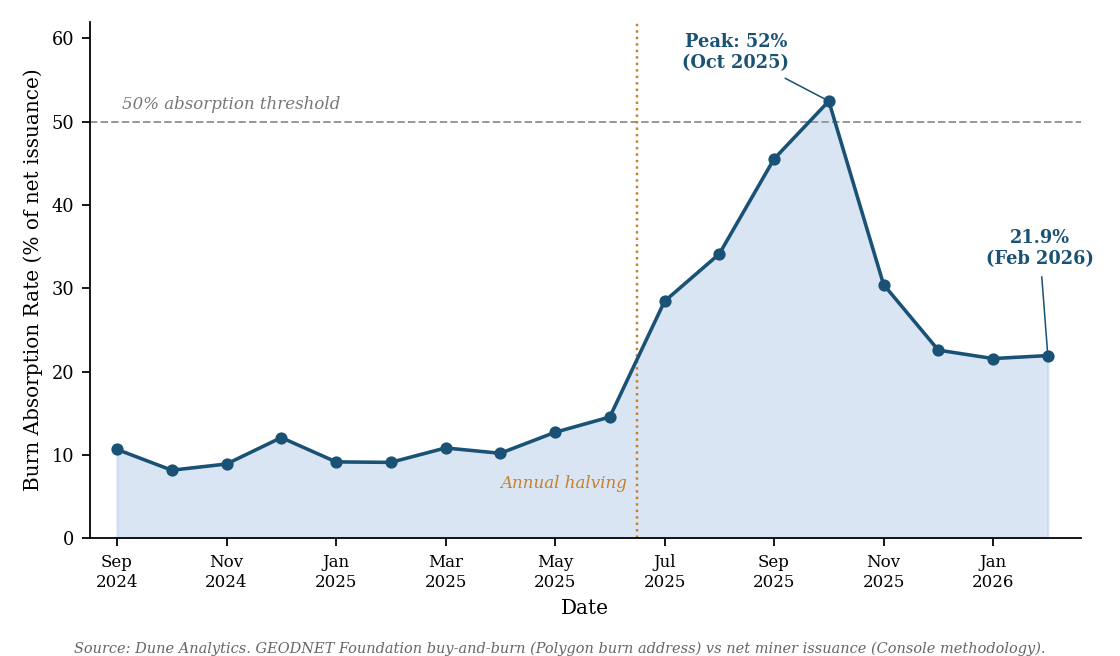

Recreate this plot in Python.
"""B3 Figure 3 v12: GEODNET burn absorption on the CONSTRUCT-CORRECT burn flow.

v11 plotted the Solana SPL burn series (Dune q6917159), which a 2026-06 Blockworks
reconciliation showed predominantly measures Wormhole NTT bridge outflow, not the
Foundation buy-and-burn. This v12 plots the Foundation buy-and-burn measured on the
Polygon burn address 0x...dEaD (Dune 7541498 v2 logic; reproduced from Etherscan v2
to 0.2%), divided by net miner issuance (Console methodology, Dune 7542071).

Real shape: gentle ~9-13% through mid-2025, a ramp from Jul 2025 (28.5%) to a
52.5% peak (Oct 2025), then easing to 21.9% (Feb 2026, the corrected S2R 0.219).
No "collapse" months (those were Solana-bridge artifacts).
"""
import matplotlib
matplotlib.use("Agg")
import matplotlib.pyplot as plt

MONTHS = [
    "Sep\n2024", "Oct\n2024", "Nov\n2024", "Dec\n2024",
    "Jan\n2025", "Feb\n2025", "Mar\n2025", "Apr\n2025", "May\n2025",
    "Jun\n2025", "Jul\n2025", "Aug\n2025", "Sep\n2025", "Oct\n2025",
    "Nov\n2025", "Dec\n2025", "Jan\n2026", "Feb\n2026",
]
# Foundation buy-and-burn to the Polygon dead address (GEOD), monthly.
BURNS = [
    580000, 500000, 570000, 850000,
    710000, 650000, 890000, 1060000, 1250000,
    1440000, 1590000, 2170000, 2210000, 2763000,
    1895000, 1415000, 1395000, 1305000,
]
# Net miner issuance (of-record, Console net-flow methodology), unchanged from v11.
NET_ISSUANCE = [
    5431990, 6108600, 6383043, 7023933,
    7732760, 7123939, 8197685, 10375036, 9816738,
    9885323, 5588138, 6357258, 4854364, 5266613,
    6220896, 6264383, 6465076, 5948674,
]
rate = [100.0 * b / n for b, n in zip(BURNS, NET_ISSUANCE)]

plt.rcParams.update({
    "font.family": "serif", "font.size": 9,
    "axes.spines.top": False, "axes.spines.right": False,
})
fig, ax = plt.subplots(figsize=(7.0, 4.1))
x = range(len(MONTHS))
ax.fill_between(x, rate, color="#aec6e8", alpha=0.45, zorder=1)
ax.plot(x, rate, color="#1a5276", marker="o", markersize=4.5, linewidth=1.6, zorder=3)

# 50% absorption threshold (now actually reached at the Oct 2025 peak)
ax.axhline(50, color="#999999", linestyle="--", linewidth=0.9, zorder=2)
ax.text(0.1, 51.5, "50% absorption threshold", color="#777777", fontsize=7.5, style="italic")

# Annual halving marker (June 30, 2025): between Jun 2025 (idx 9) and Jul 2025 (idx 10)
ax.axvline(9.5, color="#c87f2a", linestyle=":", linewidth=1.1, zorder=2)
ax.text(9.32, 6.0, "Annual halving", color="#c87f2a", fontsize=7.5, style="italic", ha="right")

peak_idx = rate.index(max(rate))  # Oct 2025
ax.annotate(
    f"Peak: {rate[peak_idx]:.0f}%\n(Oct 2025)",
    xy=(peak_idx, rate[peak_idx]), xytext=(peak_idx - 1.7, rate[peak_idx] + 4),
    fontsize=8, color="#1a5276", fontweight="bold", ha="center",
    arrowprops=dict(arrowstyle="-", color="#1a5276", linewidth=0.7),
)
ax.annotate(
    f"{rate[-1]:.1f}%\n(Feb 2026)",
    xy=(len(MONTHS) - 1, rate[-1]), xytext=(len(MONTHS) - 1.15, rate[-1] + 11),
    fontsize=8, color="#1a5276", fontweight="bold", ha="center",
    arrowprops=dict(arrowstyle="-", color="#1a5276", linewidth=0.7),
)

ax.set_ylim(0, 62)
ax.set_xlim(-0.5, len(MONTHS) - 0.4)
ax.set_xticks([0, 2, 4, 6, 8, 10, 12, 14, 16])
ax.set_xticklabels([MONTHS[i] for i in [0, 2, 4, 6, 8, 10, 12, 14, 16]], fontsize=7.5)
ax.set_ylabel("Burn Absorption Rate (% of net issuance)", fontsize=9)
ax.set_xlabel("Date", fontsize=9)
ax.tick_params(axis="y", labelsize=8)

fig.text(
    0.5, 0.005,
    "Source: Dune Analytics. GEODNET Foundation buy-and-burn (Polygon burn address) vs net miner issuance (Console methodology).",
    ha="center", fontsize=6.5, style="italic", color="#666666",
)
fig.tight_layout(rect=(0, 0.03, 1, 1))
fig.savefig("B3_figure3_geodnet_burn_absorption.png", dpi=160)
print("rendered. series:")
for m, r in zip(MONTHS, rate):
    print(" ", m.replace("\n", " "), f"{r:.1f}%")
print("peak:", MONTHS[peak_idx].replace(chr(10), " "), f"{max(rate):.1f}%")
